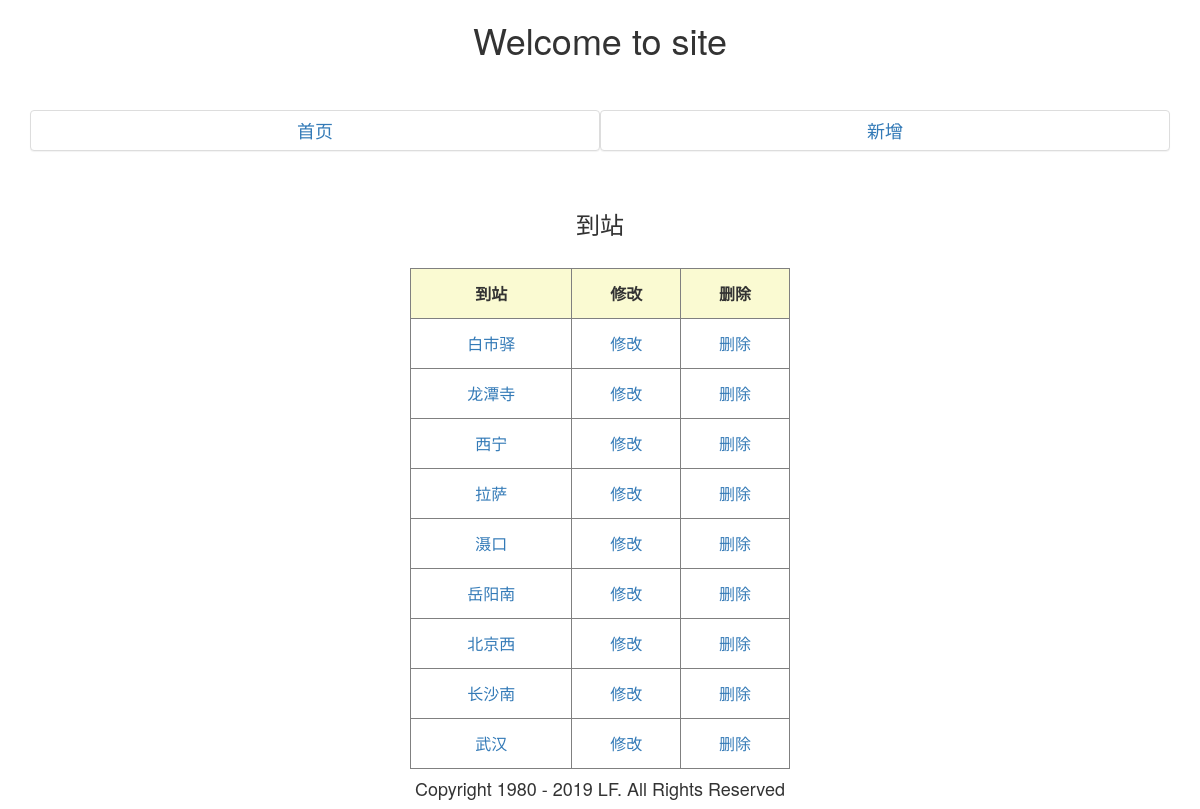
Page /daozhan/ on the committed database.
### tongzhidan/models.py (models this page shows, shortened)
class Daozhan(models.Model):
    name = models.CharField('到站', max_length=50)
    class Meta:
        verbose_name = '到站表'
        verbose_name_plural = '到站表'

### tongzhidan/views.py (the view)
# urls.py: path('daozhan/', views.DaozhanList.as_view(), name='daozhan_list'),
class DaozhanList(ListView):
    model = Daozhan

### tongzhidan/templates/tongzhidan/daozhan_list.html (shortened to what this page needs)
{% extends 'base.html' %}
{% block body %}
<br>
    <br>
   <div class="container">
    <div class="col-lg-6 panel panel-default">
    <h4><a href="{% url 'list' %}">首页</a></h4>
    </div>
   <div class="col-lg-6 panel panel-default">
    <h4><a href="{% url 'daozhan_create' %}">新增</a></h4>
    </div>
   </div>
    <br>
    <h3>到站</h3>
<br>
    <div class="row">
    <div class="col-md-4 col-md-push-4">
    <table border="1">
    <th>到站</th>
    <th>修改</th>
    <th>删除</th>
        {% for object in object_list %}
        <tbody>
            <td><a href="{% url 'daozhan_detail' object.id %}">{{ object.name }}</a></td>
            <td><a href="{% url 'daozhan_update' object.id %}">修改</a></td>
            <td><a href="{% url 'daozhan_delete' object.id %}">删除</a></td>
        </tbody>
        {% endfor %}
    </table>
    </div></div>
{% endblock %}

### static/css/base.css (style rules this page uses)
h3 { text-align:center; }
h4 { text-align:center; }
table { width:100%; border:1px solid gray; font-size:12px }
th { height:50px; border:1px solid gray; vertical-align:middle !important; font-size:16px; text-align:center; background-color:lightgoldenrodyellow }
td { height:50px; border:1px solid gray; vertical-align:middle; text-align:center; font-size:16px; }

### rows in the picture
Daozhan: name "白市驿"
Daozhan: name "龙潭寺"
Daozhan: name "西宁"
Daozhan: name "拉萨"
Daozhan: name "滠口"
Daozhan: name "岳阳南"
Daozhan: name "北京西"
Daozhan: name "长沙南"
Daozhan: name "武汉"
